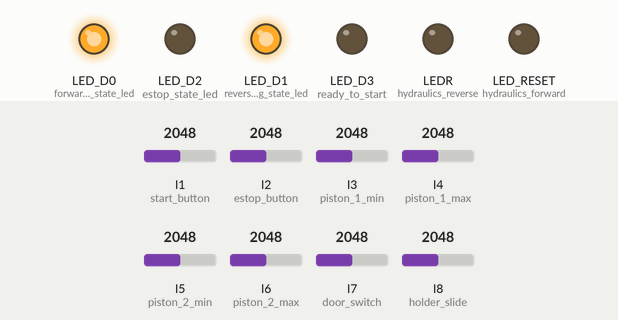
A sketch run on a simulated Arduino Opta. Parts: output pins drawn as LEDs (lit = HIGH). Inputs (shaded band) come from the test bench; at power-on: I2 (estop_button) = 2048, I1 (start_button) = 2048, I3 (piston_1_min) = 2048, I4 (piston_1_max) = 2048, I5 (piston_2_min) = 2048, I6 (piston_2_max) = 2048, I7 (door_switch) = 2048, I8 (holder_slide) = 2048.

Above: at 1.8 s.
1.9 s: I2 (estop_button) set to 106
At 4.2 s:
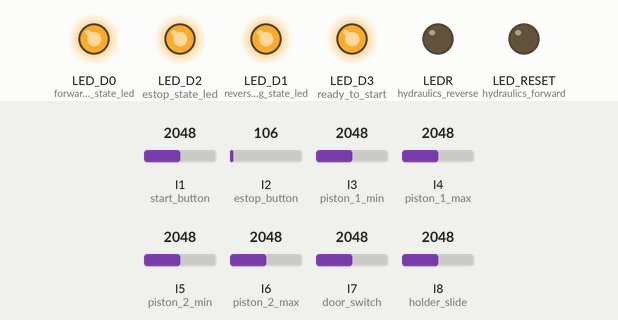
4.5 s: I2 (estop_button) set to 94
At 5.8 s:
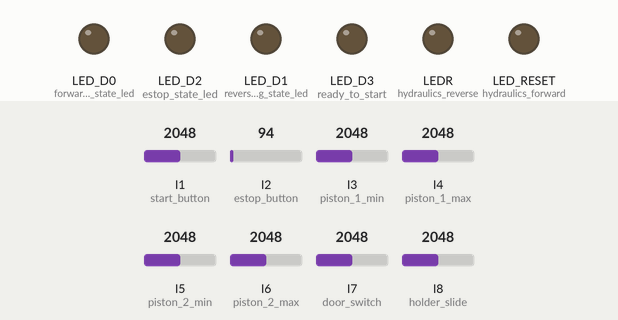
Timing chart, 0 to 7.5 s (numbered marks = the images above; inputs shaded):
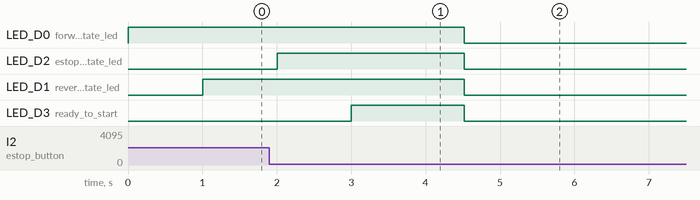

Measured:
- the behaviour switches between 101 and 100 on I2 (estop_button) (found by bisection; images 1 and 2)
- after the input at 4.5 s, LED_D0 (forward_running_state_led), LED_D2 (estop_state_led), LED_D1 (reverse_running_state_led), LED_D3 (ready_to_start): HIGH → LOW at once

The sketch:

Storm.ino
```cpp
// Rules for the Logic of the Device:
//  1) Click the start button and it will run throughout (needs to be let off before next)
//  2) Estop will reverse back to start conditions
//  3) Door switch will reset everything
//  4) After start piston will have to compress spring siwtch
//  5) Lower into place, hit switch
//  6) Move back to top and switch click
//  7) Retract P1 back to start


// Prototype: (8 total)
// P1 and P2 min and Max (4)
// Door Switch (1)
// Start and Estop (2)
// Slide Closed (1)


// constants won't change. They're used here to set pin numbers:
const int start_button = A0;
const int estop_button = A1;
const int piston_1_min = A2;
const int piston_1_max = A3;
const int piston_2_min = A4;
const int piston_2_max = A5;
const int door_switch = A6;
const int holder_slide = A7;
const int forward_running_state_led = LED_D0;
const int reverse_running_state_led = LED_D1;
const int estop_state_led = LED_D2;
const int ready_to_start = LED_D3;
const int hydraulics_forward = LED_BUILTIN;
const int hydraulics_reverse = LEDR;


// variables will change:
int start_button_state = 0;
int estop_button_state = 0;
int piston_1_min_state = 0;
int piston_1_max_state = 0;
int piston_2_min_state = 0;
int piston_2_max_state = 0;
int door_switch_state = 0;
int holder_slide_state = 0;

int ready_to_start_bool = 0;
int estop_bool = 0;
int ledHigh = 0;
int operation_index = 0;
int forward_or_reverse = 0;

void reading_all_sensors() {
  start_button_state = analogRead(start_button);
  estop_button_state = analogRead(estop_button);
  piston_1_min_state = analogRead(piston_1_min);
  piston_1_max_state = analogRead(piston_1_max);
  piston_2_min_state = analogRead(piston_2_min);
  piston_2_max_state = analogRead(piston_2_max);
  door_switch_state = analogRead(door_switch);
  holder_slide_state = analogRead(holder_slide);

  if (start_button_state > 100) {
    start_button_state = HIGH;
  }
  else {
    start_button_state = LOW;
  }

  if (estop_button_state > 100) {
    estop_button_state = HIGH;
  }
  else {
    estop_button_state = LOW;
  }

  if (piston_1_min_state > 100) {
    piston_1_min_state = HIGH;
  }
  else {
    piston_1_min_state = LOW;
  }

  if (piston_1_max_state > 100) {
    piston_1_max_state = HIGH;
  }
  else {
    piston_1_max_state = LOW;
  }

  if (piston_2_min_state > 100) {
    piston_2_min_state = HIGH;
  }
  else {
    piston_2_min_state = LOW;
  }

  if (piston_2_max_state > 100) {
    piston_2_max_state = HIGH;
  }
  else {
    piston_2_max_state = LOW;
  }

  if (door_switch_state > 100) {
    door_switch_state = HIGH;
  }
  else {
    door_switch_state = LOW;
  }

  if (holder_slide_state > 100) {
    holder_slide_state = HIGH;
  }
  else {
    holder_slide_state = LOW;
  }
}

void setup() {
  Serial.begin(9600);

  pinMode(start_button, INPUT); // A0
  pinMode(estop_button, INPUT); // A1
  pinMode(piston_1_min, INPUT); // A2
  pinMode(piston_1_max, INPUT); // A3
  pinMode(piston_2_min, INPUT); // A4
  pinMode(piston_2_max, INPUT); // A5
  pinMode(door_switch, INPUT);  // A6
  pinMode(holder_slide, INPUT); // A7

  pinMode(forward_running_state_led, OUTPUT);
  pinMode(reverse_running_state_led, OUTPUT);
  pinMode(estop_state_led, OUTPUT);
  pinMode(ready_to_start, OUTPUT);
  pinMode(hydraulics_forward, OUTPUT);
  pinMode(hydraulics_reverse, OUTPUT);

  digitalWrite(LED_USER, HIGH);
}

void loop() {
  reading_all_sensors();
  // Serial.println(operation_index);

  // resetting the estop
  if (estop_button_state == HIGH) {
    digitalWrite(forward_running_state_led, LOW);
    digitalWrite(reverse_running_state_led, LOW);
    digitalWrite(estop_state_led, LOW);
    digitalWrite(ready_to_start, LOW);
    ready_to_start_bool = 0;

    while (estop_button_state == HIGH) {
      digitalWrite(forward_running_state_led, HIGH);
      delay(1000);
      reading_all_sensors();
      if (estop_button_state == LOW) { break; }
      digitalWrite(reverse_running_state_led, HIGH);
      delay(1000);
      reading_all_sensors();
      if (estop_button_state == LOW) { break; }
      digitalWrite(estop_state_led, HIGH);
      delay(1000);
      digitalWrite(ready_to_start, HIGH);
      break;
    }


    reading_all_sensors();
    if (estop_button_state == HIGH) {
      while (estop_button_state == HIGH) {
        reading_all_sensors();
        delay(10);
      }
      estop_bool = 0;
    }
    digitalWrite(forward_running_state_led, LOW);
    digitalWrite(reverse_running_state_led, LOW);
    digitalWrite(ready_to_start, LOW);
    if (estop_bool == 1) {
      digitalWrite(estop_state_led, HIGH);
    }
    else {
      digitalWrite(estop_state_led, LOW);
    }
  }

  // Seeing if the system should be ready to start A2 A4 A6 A7
  if (operation_index == 0 && piston_1_min_state == HIGH && piston_1_max_state == LOW && piston_2_min_state == HIGH && piston_2_max_state == LOW && holder_slide_state == HIGH && door_switch_state == HIGH && estop_bool == 0) {
    digitalWrite(ready_to_start, HIGH);
    ready_to_start_bool = 1;
    forward_or_reverse = 0;
  }
  else {
    digitalWrite(ready_to_start, LOW);
    ready_to_start_bool = 0;
  }

  // running through the procedure
  if (ready_to_start_bool == 1 && start_button_state == HIGH) {
    digitalWrite(ready_to_start, LOW);

    while (1) {
      while (estop_button_state == LOW && piston_1_min_state == HIGH && piston_1_max_state == LOW && piston_2_min_state == HIGH && piston_2_max_state == LOW && (operation_index == 0 || operation_index == 1)) {
        reading_all_sensors();
        if (operation_index == 0 && forward_or_reverse == 0) {
          operation_index++;
          Serial.println("Powering Piston 1");
          digitalWrite(forward_running_state_led, HIGH);
        }
        if (operation_index == 1 && forward_or_reverse == 1) { operation_index--; break; }
      }
      delay(50);

      while (estop_button_state == LOW && piston_1_min_state == LOW && piston_1_max_state == LOW && piston_2_min_state == HIGH && piston_2_max_state == LOW && (operation_index == 1 || operation_index == 2)) {
        reading_all_sensors();
        if (operation_index == 1 && forward_or_reverse == 0) {
          operation_index++;
          Serial.println("Piston 1 On Piston 2 Off");
        }
        if (operation_index == 2 && forward_or_reverse == 1) { operation_index--; }
      }
      delay(50);

      while (estop_button_state == LOW && piston_1_min_state == LOW && piston_1_max_state == HIGH && piston_2_min_state == HIGH && piston_2_max_state == LOW && (operation_index == 2 || operation_index == 3)) {
        reading_all_sensors();
        if (operation_index == 2 && forward_or_reverse == 0) {
          operation_index++;
          Serial.println("Powering Piston 2");
        }
        if (operation_index == 3 && forward_or_reverse == 1) { operation_index--; }
      }
      delay(50);

      while (estop_button_state == LOW && piston_1_min_state == LOW && piston_1_max_state == HIGH && piston_2_min_state == LOW && piston_2_max_state == LOW && (operation_index == 3 || operation_index == 4)) {
        reading_all_sensors();
        if (operation_index == 3 && forward_or_reverse == 0) {
          operation_index++;
          Serial.println("Piston 1 On Piston 2 On");
        }
        if (operation_index == 4 && forward_or_reverse == 1) { operation_index--; }
      }
      delay(50);

      while (estop_button_state == LOW && piston_1_min_state == LOW && piston_1_max_state == HIGH && piston_2_min_state == LOW && piston_2_max_state == HIGH && (operation_index == 4 || operation_index == 5)) {
        reading_all_sensors();
        if (operation_index == 4 && forward_or_reverse == 0) {
          operation_index++;
          Serial.println("Press Complete! Reversing!");
        }
        if (operation_index == 5 && forward_or_reverse == 1) { operation_index--; }
      }
      delay(50);

      while (estop_button_state == LOW && piston_1_min_state == LOW && piston_1_max_state == HIGH && piston_2_min_state == LOW && piston_2_max_state == HIGH && (operation_index == 5 || operation_index == 6)) {
        reading_all_sensors();
        if (operation_index == 5 && forward_or_reverse == 0) {
          operation_index++;
          forward_or_reverse = 1;
          Serial.println("Piston 1 Off Piston 2 On Reverse");
          digitalWrite(forward_running_state_led, LOW);
          digitalWrite(reverse_running_state_led, HIGH);
        }
        if (operation_index == 6 && forward_or_reverse == 1) { operation_index--; }
      }
      delay(50);

      if (estop_button_state == HIGH) {
        Serial.println("EStop!");
        estop_bool = 1;
        digitalWrite(forward_running_state_led, LOW);
        digitalWrite(reverse_running_state_led, LOW);
        digitalWrite(estop_state_led, HIGH);
        delay(5000);
      }
    }


  }

}
```
